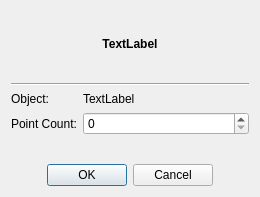
<?xml version="1.0" encoding="UTF-8"?>
<ui version="4.0">
 <class>PointObjectParametersDialog</class>
 <widget class="QDialog" name="PointObjectParametersDialog">
  <property name="geometry">
   <rect>
    <x>0</x>
    <y>0</y>
    <width>260</width>
    <height>197</height>
   </rect>
  </property>
  <property name="windowTitle">
   <string>Dialog</string>
  </property>
  <layout class="QVBoxLayout" name="verticalLayout">
   <item>
    <widget class="QLabel" name="label_space">
     <property name="font">
      <font>
       <bold>true</bold>
      </font>
     </property>
     <property name="text">
      <string>TextLabel</string>
     </property>
     <property name="alignment">
      <set>Qt::AlignCenter</set>
     </property>
    </widget>
   </item>
   <item>
    <widget class="Line" name="line">
     <property name="orientation">
      <enum>Qt::Horizontal</enum>
     </property>
    </widget>
   </item>
   <item>
    <layout class="QFormLayout" name="formLayout">
     <item row="0" column="0">
      <widget class="QLabel" name="label_2">
       <property name="text">
        <string>Object:</string>
       </property>
      </widget>
     </item>
     <item row="0" column="1">
      <widget class="QLabel" name="label_object">
       <property name="text">
        <string>TextLabel</string>
       </property>
       <property name="alignment">
        <set>Qt::AlignLeading|Qt::AlignLeft|Qt::AlignVCenter</set>
       </property>
      </widget>
     </item>
     <item row="1" column="0">
      <widget class="QLabel" name="label">
       <property name="text">
        <string>Point Count:</string>
       </property>
      </widget>
     </item>
     <item row="1" column="1">
      <widget class="QSpinBox" name="spinBox_point_count"/>
     </item>
    </layout>
   </item>
   <item>
    <widget class="QDialogButtonBox" name="buttonBox">
     <property name="orientation">
      <enum>Qt::Horizontal</enum>
     </property>
     <property name="standardButtons">
      <set>QDialogButtonBox::Cancel|QDialogButtonBox::Ok</set>
     </property>
     <property name="centerButtons">
      <bool>true</bool>
     </property>
    </widget>
   </item>
  </layout>
 </widget>
 <resources/>
 <connections>
  <connection>
   <sender>buttonBox</sender>
   <signal>accepted()</signal>
   <receiver>PointObjectParametersDialog</receiver>
   <slot>accept()</slot>
   <hints>
    <hint type="sourcelabel">
     <x>248</x>
     <y>254</y>
    </hint>
    <hint type="destinationlabel">
     <x>157</x>
     <y>274</y>
    </hint>
   </hints>
  </connection>
  <connection>
   <sender>buttonBox</sender>
   <signal>rejected()</signal>
   <receiver>PointObjectParametersDialog</receiver>
   <slot>reject()</slot>
   <hints>
    <hint type="sourcelabel">
     <x>316</x>
     <y>260</y>
    </hint>
    <hint type="destinationlabel">
     <x>286</x>
     <y>274</y>
    </hint>
   </hints>
  </connection>
 </connections>
</ui>
